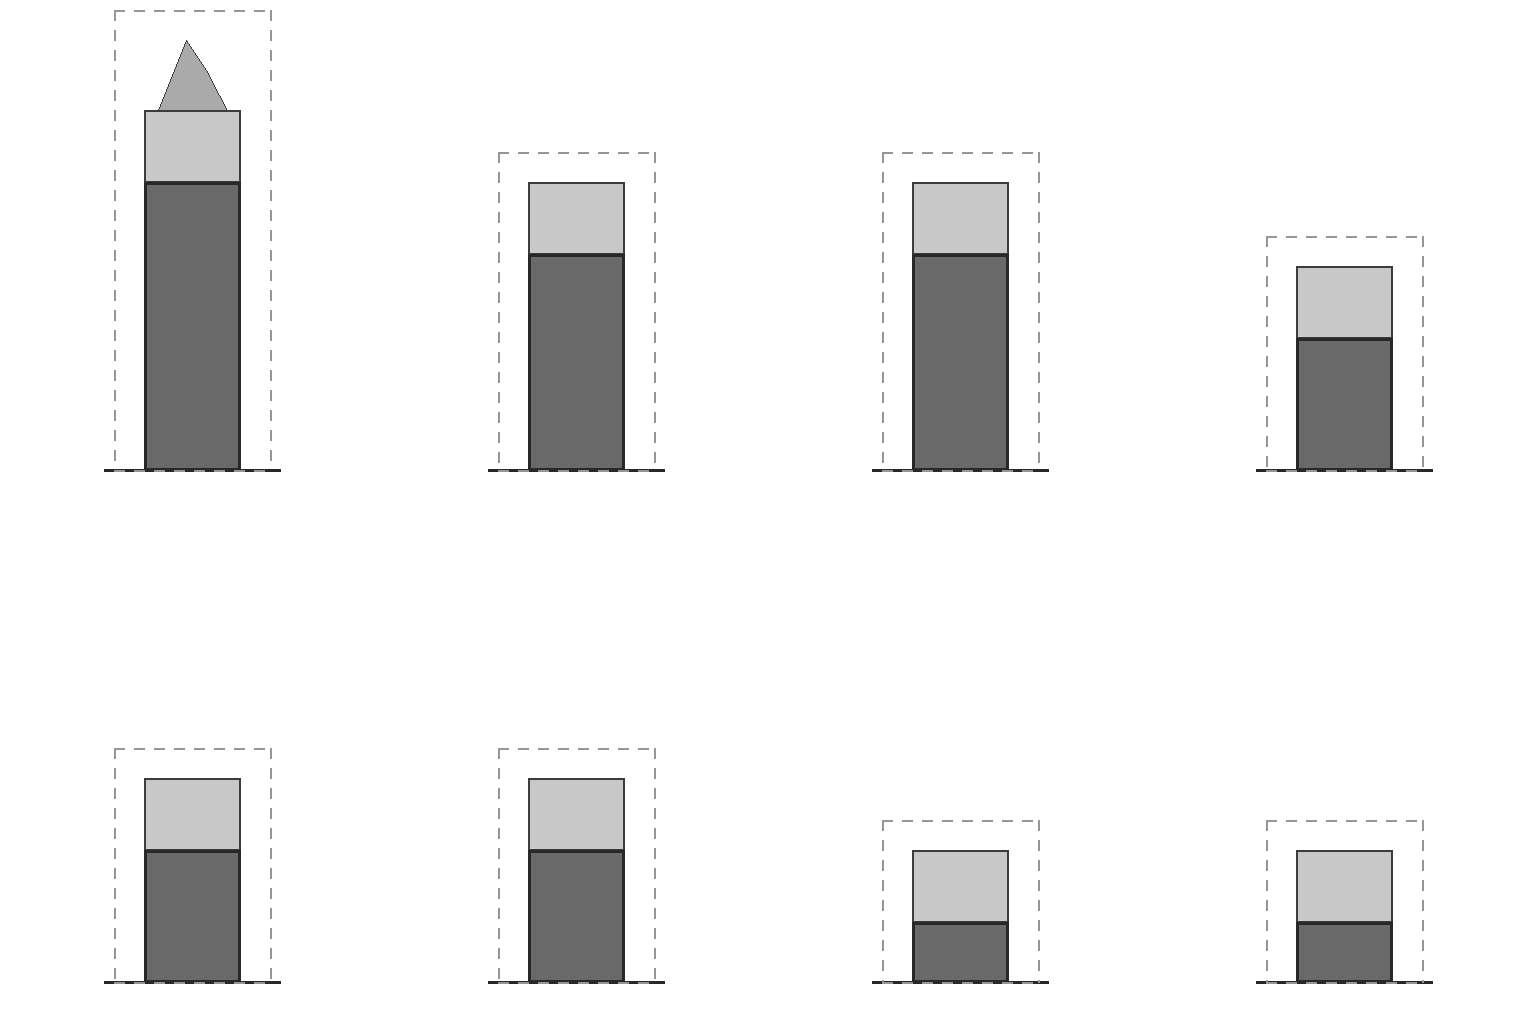

Generate this figure with Python:
#!/usr/bin/env python3
"""Pose template for the sheet of natural rock blocks (Codex Image 1): one block = one cliff cell.

Canvas 1536x1024 = 4 x 2 cells of 384x512, 3 texels per map px. In each cell one block on its foot:
  top face   (light grey) 32x24 map px = the cell seen at 30 deg
  front face (dark grey)  the block height in map px (HEIGHTS: peak 96, tall 72, mid 44, low 20)
  peak       extra spire outline above the top face (the rock may rise into a crag there)
  dashed frame            how far rock may bulge past the box (10 map px each side, 10 up): neighbours
                          overlap there and join into one cliff
Foot line = bottom of the front face = the south edge of the cell. The game picks the height per cell:
low near the ends of a ridge (a gentle slope), higher further in, peaks here and there.
Writes rock_blocks_template.png and rock_blocks_template.json (per block: kind, height, box, foot,
bulge frame). Exit 0.

Example: python3 rock_blocks_template.py
"""
import argparse
import json
import os

from PIL import Image, ImageDraw

W, H = 1536, 1024
CW, CH = 384, 512
TEX = 3
BOX_W, TOP_H = 32 * TEX, 24 * TEX
BULGE_X, BULGE_UP = 10 * TEX, 10 * TEX
FOOT_Y = 470
BLOCKS = [("peak", 96), ("tall", 72), ("tall", 72), ("mid", 44),
          ("mid", 44), ("mid", 44), ("low", 20), ("low", 20)]


def dashed_rect(d, x0, y0, x1, y1, col, dash=10):
    for x in range(x0, x1, dash * 2):
        d.line((x, y0, min(x + dash, x1), y0), fill=col, width=2)
        d.line((x, y1, min(x + dash, x1), y1), fill=col, width=2)
    for y in range(y0, y1, dash * 2):
        d.line((x0, y, x0, min(y + dash, y1)), fill=col, width=2)
        d.line((x1, y, x1, min(y + dash, y1)), fill=col, width=2)


def main() -> int:
    ap = argparse.ArgumentParser(description=__doc__, formatter_class=argparse.RawDescriptionHelpFormatter)
    ap.add_argument("-o", "--out-dir", default=os.path.dirname(os.path.abspath(__file__)),
                    help="where to write the template (default: next to this script)")
    a = ap.parse_args()
    im = Image.new("RGB", (W, H), (255, 255, 255))
    d = ImageDraw.Draw(im)
    blocks = []
    for i, (kind, h_map) in enumerate(BLOCKS):
        cx = (i % 4) * CW + CW // 2
        foot = (i // 4) * CH + FOOT_Y
        x0, x1 = cx - BOX_W // 2, cx + BOX_W // 2
        face_top = foot - h_map * TEX
        top_top = face_top - TOP_H
        if kind == "peak":
            # Spire: the rock may rise above the top face here.
            d.polygon([(x0 + 10, top_top + 10), (cx - 6, top_top - 70), (cx + 14, top_top - 40), (x1 - 8, top_top + 10)],
                      fill=(170, 170, 170), outline=(60, 60, 60))
        d.rectangle((x0, top_top, x1, face_top), fill=(200, 200, 200), outline=(60, 60, 60), width=2)
        d.rectangle((x0, face_top, x1, foot), fill=(105, 105, 105), outline=(40, 40, 40), width=3)
        d.line((x0 - 40, foot, x1 + 40, foot), fill=(40, 40, 40), width=3)
        up = 70 if kind == "peak" else 0
        fr = (x0 - BULGE_X, top_top - BULGE_UP - up, x1 + BULGE_X, foot)
        dashed_rect(d, *fr, col=(150, 150, 150))
        blocks.append({"kind": kind, "height": h_map, "box": [x0, top_top, x1, foot], "face_top": face_top,
                       "foot": [cx, foot], "bulge": list(fr)})
    im.save(os.path.join(a.out_dir, "rock_blocks_template.png"))
    with open(os.path.join(a.out_dir, "rock_blocks_template.json"), "w") as f:
        json.dump({"size": [W, H], "cell": [CW, CH], "texels_per_map_px": TEX,
                   "map_cell": [32, 24], "blocks": blocks}, f, indent=1)
        f.write("\n")
    return 0


if __name__ == "__main__":
    raise SystemExit(main())
